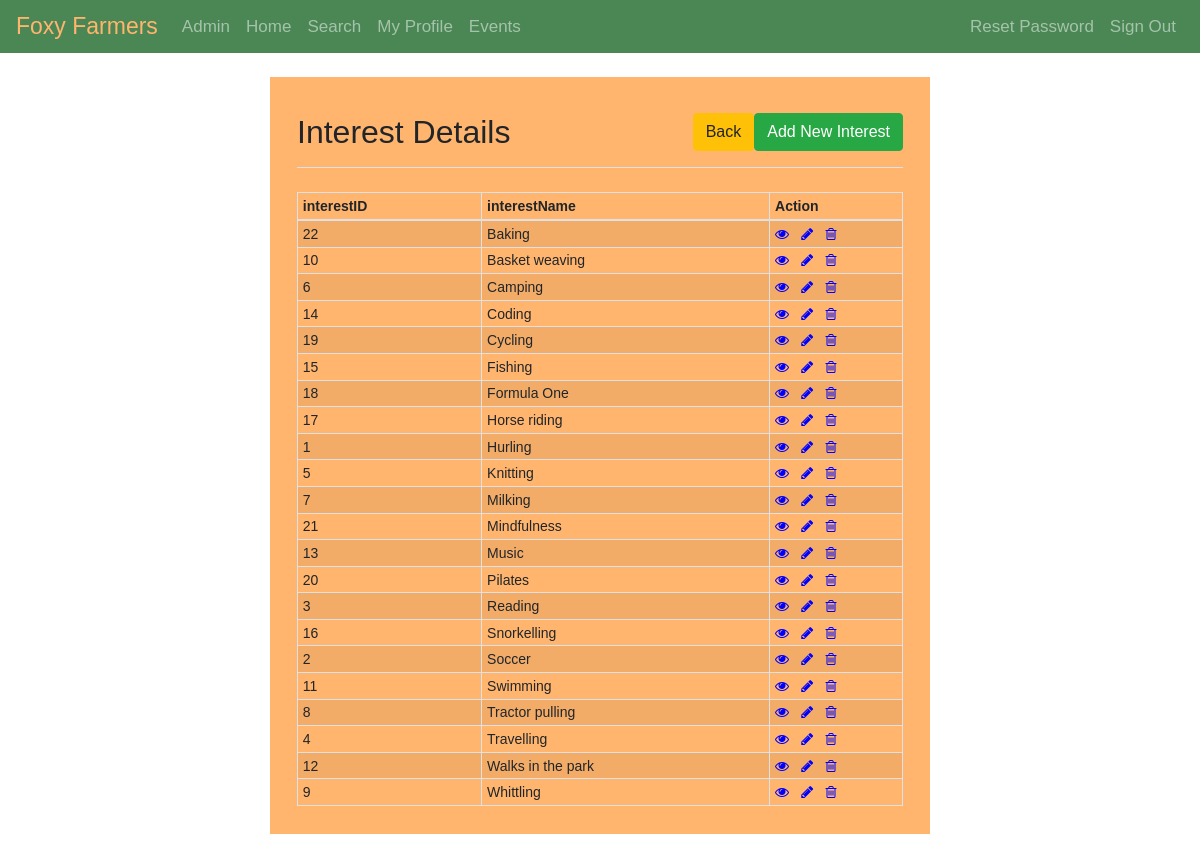
The app's page /pages/admin/interestList-home.php (signed in) with its own data.
### tables this page shows
CREATE TABLE interestList (
  interestID INT NOT NULL,
  interestName VARCHAR(128) NOT NULL UNIQUE
);

### pages/admin/interestList-home.php (the view, shortened to what this page needs)
<?php
require_once "../../utilities/config.php";
?>
    <div class="wrapper wrapper-wide">
        <div class="container-fluid">
            <div class="row">
                <div class="col-md-12">
                    <div class="pb-2 mt-4 mb-4 border-bottom clearfix">
                        <h2 class="float-left">Interest Details</h2>
                        <a href="interestList-create.php" class="btn btn-success float-right">Add New Interest</a>
						<a href="admin-home.php" class="btn btn-warning float-right">Back</a>
                    </div>
                    <?php
                    $sql = "SELECT * FROM interestList";
                    if($result = mysqli_query($link, $sql)){
                        if(mysqli_num_rows($result) > 0){
                            echo "<table class='table table-bordered table-striped table-sm'>";
                                echo "<thead>";
                                    echo "<tr>";
                                        echo "<th>interestID</th>";
                                        echo "<th>interestName</th>";
                                        echo "<th>Action</th>";
                                    echo "</tr>";
                                echo "</thead>";
                                echo "<tbody>";
                                while($row = mysqli_fetch_array($result)){
                                    echo "<tr>";
                                        echo "<td>" . $row['interestID'] . "</td>";
                                        echo "<td>" . $row['interestName'] . "</td>";
                                        echo "<td>";
                                            echo "<a href='../admin/interestList-read.php?interestID=". $row['interestID'] ."' title='View Record' data-toggle='tooltip'><i class='fa fa-eye' aria-hidden='true'></i></a>";
                                            echo "<a href='../admin/interestList-update.php?interestID=". $row['interestID'] ."' title='Update Record' data-toggle='tooltip'><i class='fa fa-pencil' aria-hidden='true'></i></a>";
                                            echo "<a href='../admin/interestList-delete.php?interestID=". $row['interestID'] ."' title='Delete Record' data-toggle='tooltip'><i class='fa fa-trash-o' aria-hidden='true'></i></a>";
                                        echo "</td>";
                                    echo "</tr>";
                                }
                                echo "</tbody>";
                            echo "</table>";
                        } else{
                            echo "<p class='lead'><em>No records were found.</em></p>";
                        }
                    } else{
                        echo "ERROR: Could not able to execute $sql. " . mysqli_error($link);
                    }
                    ?>
                </div>
            </div>
        </div>
    </div>

### style/style.css (style rules this page uses)
* { -webkit-box-sizing: border-box; -moz-box-sizing: border-box; -ms-box-sizing: border-box; box-sizing: border-box; }
:root { --main-orange-color: rgb(255,181,110); --main-orange-color-inner-shadow: rgba(202, 126, 54, 0.8); --main-orange-color-outer-shadow: rgba(0, 0, 0, 0.5); --main-green-color: hsl(130, 29%, 41%); }
body { font: 14px sans-serif; background-image: url("../images/site-photos/background.png"); background-color: white; background-attachment: fixed; background-position: 50% 50%; // 3rdMay2020 Centre Background Image RM }
.wrapper { width: 30%; padding: 1%; margin: 2% auto; background-color: var(--main-orange-color); }
.wrapper-wide { width: 55%; }
.navbar { background-color: var(--main-green-color); }
.navbar .navbar-brand { color: var(--main-orange-color); font-size: 23px; }
.navbar .nav-item { font-size: 17px; }
table tr td:last-child a { margin-right: 10%; }
.fa-eye { color: blue; }
.fa-pencil { color: blue; }
.fa-trash-o { color: blue; }

### records on screen
interestlist: interestID "22", interestName "Baking"
interestlist: interestID "10", interestName "Basket weaving"
interestlist: interestID "6", interestName "Camping"
interestlist: interestID "14", interestName "Coding"
interestlist: interestID "19", interestName "Cycling"
interestlist: interestID "15", interestName "Fishing"
interestlist: interestID "18", interestName "Formula One"
interestlist: interestID "17", interestName "Horse riding"
interestlist: interestID "1", interestName "Hurling"
interestlist: interestID "5", interestName "Knitting"
interestlist: interestID "7", interestName "Milking"
interestlist: interestID "21", interestName "Mindfulness"
interestlist: interestID "13", interestName "Music"
interestlist: interestID "20", interestName "Pilates"
interestlist: interestID "3", interestName "Reading"
interestlist: interestID "16", interestName "Snorkelling"
interestlist: interestID "2", interestName "Soccer"
interestlist: interestID "11", interestName "Swimming"
interestlist: interestID "8", interestName "Tractor pulling"
interestlist: interestID "4", interestName "Travelling"
interestlist: interestID "12", interestName "Walks in the park"
interestlist: interestID "9", interestName "Whittling"
